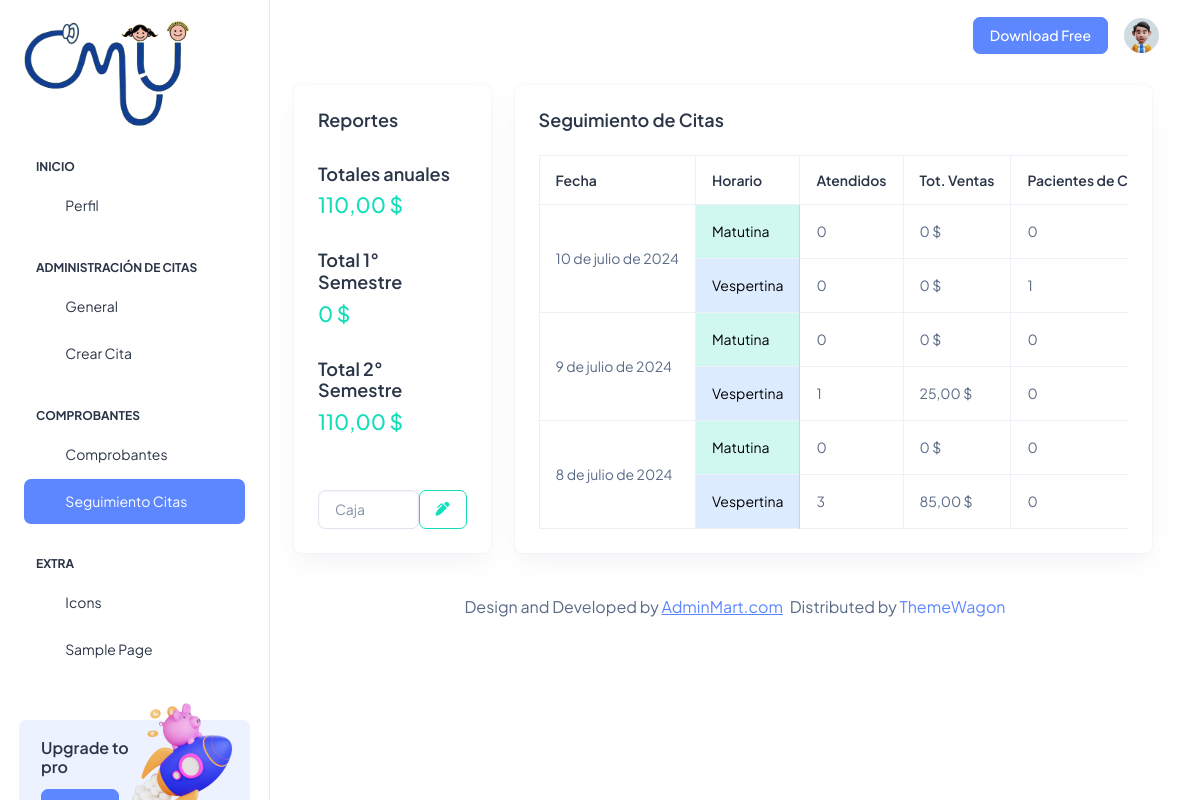
Page /adci_inicio/cont_inicio/cont_int/ (signed in) on the earlier database version.
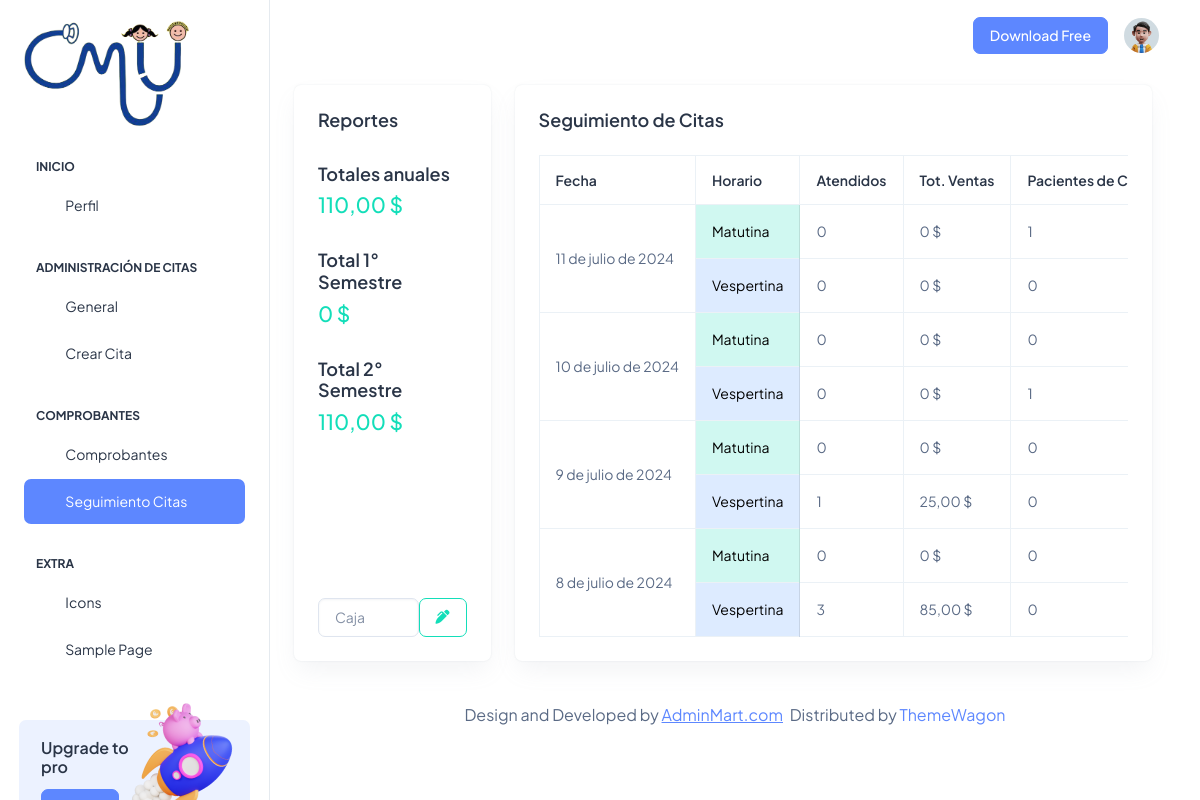
Same page on the later database version.
### Aplicaciones/Citas/models.py (models this page shows, shortened)
class CitaSol(models.Model):
    id=models.AutoField(primary_key=True)
    fech_da=models.DateField()
    time_da=models.TimeField()
    cort_da=models.BooleanField(default=False)
    nom_da=models.CharField(max_length=150)
    telf_da=models.CharField(max_length=10)
    est_da=models.BooleanField(default=False)
    notificacion_enviada = models.BooleanField(default=False)

### Aplicaciones/Citas/views.py (the view)
# urls.py: path('adci_inicio/cont_inicio/cont_int/',views.cont_int, name='cont_int'),
@login_required
@custom_login_required
def cont_int(request):
    citabdd = CitaSol.objects.all()
    factbdd = FactCitas.objects.all()
    citas_por_fecha = defaultdict(lambda: {
        'matutina': {'atendidos': 0, 'ventas': 0, 'cortesias': 0},
        'vespertina': {'atendidos': 0, 'ventas': 0, 'cortesias': 0}
    })
    for cita in citabdd:
        turno = 'matutina' if cita.time_da < time(12) else 'vespertina'
        if cita.cort_da:
            citas_por_fecha[cita.fech_da][turno]['cortesias'] += 1
        if cita.est_da:
            citas_por_fecha[cita.fech_da][turno]['atendidos'] += 1
    citas_por_fecha_ordenadas = OrderedDict(
        sorted(citas_por_fecha.items(), key=lambda item: item[0], reverse=True)
    )
    total_anual = 0
    total_primer_semestre = 0
    total_segundo_semestre = 0
    for fact in factbdd:
        if fact.fechfac and fact.fechfac.est_da:
            turno = 'matutina' if fact.fechfac.time_da < time(12) else 'vespertina'
            citas_por_fecha[fact.fechfac.fech_da][turno]['ventas'] += fact.valfac
            if fact.fechfac.fech_da.year == datetime.now().year:
                total_anual += fact.valfac
                if 1 <= fact.fechfac.fech_da.month <= 6:
                    total_primer_semestre += fact.valfac
                elif 7 <= fact.fechfac.fech_da.month <= 12:
                    total_segundo_semestre += fact.valfac
    totales = {
        'total_anual': total_anual,
        'total_primer_semestre': total_primer_semestre,
        'total_segundo_semestre': total_segundo_semestre
    }
    context = {
        'citas_por_fecha': citas_por_fecha_ordenadas,
        'totales': totales  # Agregar el total anual al contexto
    }
    return render(request, 'cont_int.html', context)

### Aplicaciones/Citas/templates/cont_int.html (shortened to what this page needs)
{% extends 'adci_plantilla.html' %}
{% block usci_contenido %}
<div class="row">
  <div class="col-lg-3 d-flex align-items-stretch">
    <div class="card w-100">
      <div class="card-body d-flex flex-column p-4">
        <div class="mb-4">
          <h5 class="card-title fw-semibold">Reportes</h5>
        </div>
        <div class="mb-4">
          <h5 class="card-title fw-semibold">Totales anuales</h5>
          <h4 class=" text-success">{{ totales.total_anual }} $</h4>
        </div>
        <div class="mb-4">
          <h5 class="card-title fw-semibold">Total 1° Semestre</h5>
          <h4 class=" text-success">{{ totales.total_primer_semestre }} $</h4>
        </div>
        <div class="mb-4">
          <h5 class="card-title fw-semibold">Total 2° Semestre</h5>
          <h4 class=" text-success">{{ totales.total_segundo_semestre }} $</h4>
        </div>
        <div class="mt-auto d-flex">
          <input type="text" name="" value="" class="form-control" placeholder="Caja">
          <a href="#" class="btn btn-outline-success"><i class="fa-solid fa-pen-clip"></i></a>
        </div>
      </div>
    </div>
  </div>
  <div class="col-lg-9 d-flex align-items-stretch">
    <div class="card w-100">
      <div class="card-body p-4">
        <h5 class="card-title fw-semibold mb-4">Seguimiento de Citas</h5>
        <div class="table-responsive">
          <table id="tbl_cont" class="table text-nowrap mb-0 align-middle table-bordered">
              <thead class="text-dark fs-4">
                  <tr>
                      <th class="border-bottom-0">
                          <h6 class="fw-semibold mb-0">Fecha</h6>
                      </th>
                      <th class="border-bottom-0">
                          <h6 class="fw-semibold mb-0">Horario</h6>
                      </th>
                      <th class="border-bottom-0">
                          <h6 class="fw-semibold mb-0">Atendidos</h6>
                      </th>
                      <th class="border-bottom-0">
                          <h6 class="fw-semibold mb-0">Tot. Ventas</h6>
                      </th>
                      <th class="border-bottom-0">
                          <h6 class="fw-semibold mb-0">Pacientes de Cortesía</h6>
                      </th>
                  </tr>
              </thead>
              <tbody>
                  {% for fecha, datos in citas_por_fecha.items %}
                      <tr>
                          <td rowspan="2">{{ fecha }}</td>
                          <td class="table-success">Matutina</td>
                          <td>{{ datos.matutina.atendidos }}</td>
                          <td>{{ datos.matutina.ventas }} $</td>
                          <td>{{ datos.matutina.cortesias }}</td>
                      </tr>
                      <tr>
                          <td class="table-info">Vespertina</td>
                          <td>{{ datos.vespertina.atendidos }}</td>
                          <td>{{ datos.vespertina.ventas }} $</td>
                          <td>{{ datos.vespertina.cortesias }}</td>
                      </tr>
                  {% endfor %}
              </tbody>
          </table>
        </div>
      </div>
    </div>
  </div>
</div>
{% endblock %}

Differences in the rows shown:
added CitaSol: citas_por_fecha "11 de julio de 2024"
Other differences:
new list line: "Matutina 0 0 $ 1 Vespertina 0 0 $ 0"
